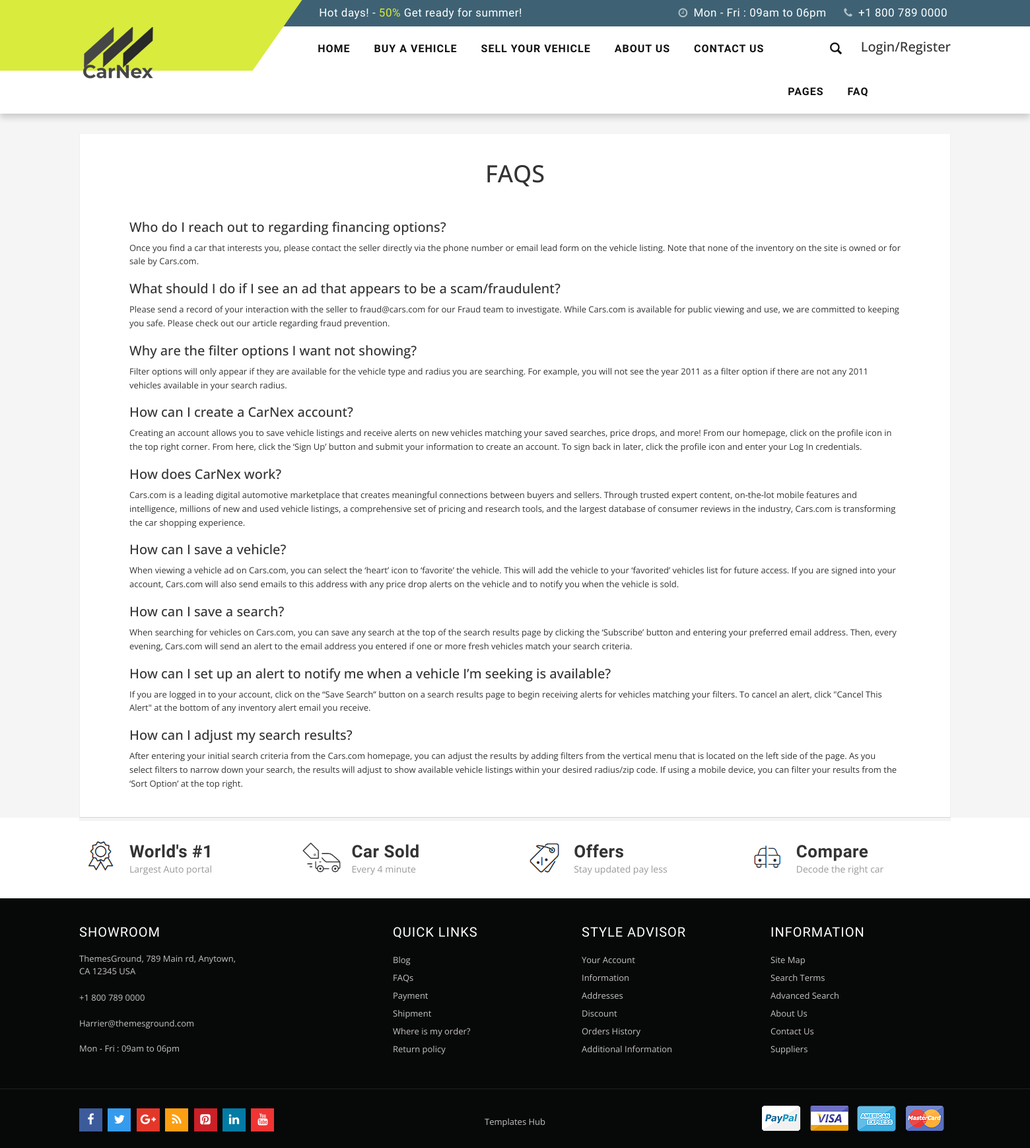
Screenshot of /faq/ with the database file from the repository.
### home/models.py (models this page shows, shortened)
class FAQ(models.Model):
    STATUS = (
        ('True', 'True'),
        ('False', 'False'),
    )
    question_num=models.IntegerField(default=0)
    question = models.CharField(max_length=250)
    answer = RichTextUploadingField()
    status=models.CharField(max_length=15,choices=STATUS)
    create_at=models.DateTimeField(auto_now_add=True)
    update_at=models.DateTimeField(auto_now=True)

### home/views.py (the view)
# urls.py: path('faq/', views.faq, name='faq'),
def faq(request):
    faq = FAQ.objects.filter(status="True").order_by("question_num")
    category = Category.objects.all()
    context = {'category': category,
               'faq': faq, }
    return render(request, 'faq.html', context)

### home/templates/faq.html (shortened to what this page needs)
{% load static %}
<html lang="en">
   <head>
    {% include 'head.html' %}
</head>
<body>
    {% include 'header.html'%}
        <div class="account-login container">
        <div class="text-center" style="padding-top: 20px"><h1>FAQS</h1></div>
             <div id="accordion">
                    {% for rs in faq %}
                        <h2>{{ rs.question }}</h2>
                        <div>
                            <p>
                                {{ rs.answer | safe }}
                            </p>
                        </div>
                    {% endfor %}
                </div>
        </div>
{% include 'footer.html'%}
</body>
</html>

### home/templates/faq.html (style rules this page uses)
#accordion { padding: 20px 75px 20px 75px ; }

### rows the page displays
FAQ: question "Who do I reach out to regarding financing options?", answer "Once you find a car that interests you, please contact the seller directly via the phone number or email lead form on the vehicle listing. Note that none of the inventory on the site is owned or for sale by Cars.com."
FAQ: question "What should I do if I see an ad that appears to be a scam/fraudulent?", answer "Please send a record of your interaction with the seller to fraud@cars.com for our Fraud team to investigate. While Cars.com is available for public viewing and use, we are committed to keeping you safe. Please check out our article regarding fraud prevention."
FAQ: question "Why are the filter options I want not showing?", answer "Filter options will only appear if they are available for the vehicle type and radius you are searching. For example, you will not see the year 2011 as a filter option if there are not any 2011 vehicles available in your search radius."
FAQ: question "How can I create a CarNex account?", answer "Creating an account allows you to save vehicle listings and receive alerts on new vehicles matching your saved searches, price drops, and more! From our homepage , click on the profile icon in the top right corner. From here, click the ‘Sign Up’ button and submit your information to create an account. To sign back in later, click the profile icon and enter your Log In credentials."
FAQ: question "How does CarNex work?", answer "Cars.com is a leading digital automotive marketplace that creates meaningful connections between buyers and sellers. Through trusted expert content, on-the-lot mobile features and intelligence, millions of new and used vehicle listings, a comprehensive set of pricing and research tools, and the largest database of consumer reviews in the industry, Cars.com is transforming the car shopping experience."
FAQ: question "How can I save a vehicle?", answer "When viewing a vehicle ad on Cars.com, you can select the ‘heart’ icon to ‘favorite’ the vehicle. This will add the vehicle to your ‘favorited’ vehicles list for future access. If you are signed into your account, Cars.com will also send emails to this address with any price drop alerts on the vehicle and to notify you when the vehicle is sold."
FAQ: question "How can I save a search?", answer "When searching for vehicles on Cars.com, you can save any search at the top of the search results page by clicking the ‘Subscribe’ button and entering your preferred email address. Then, every evening, Cars.com will send an alert to the email address you entered if one or more fresh vehicles match your search criteria."
FAQ: question "How can I set up an alert to notify me when a vehicle I’m seeking is available?", answer "If you are logged in to your account, click on the “Save Search” button on a search results page to begin receiving alerts for vehicles matching your filters. To cancel an alert, click \"Cancel This Alert\" at the bottom of any inventory alert email you receive."
FAQ: question "How can I adjust my search results?", answer "After entering your initial search criteria from the Cars.com homepage, you can adjust the results by adding filters from the vertical menu that is located on the left side of the page. As you select filters to narrow down your search, the results will adjust to show available vehicle listings within your desired radius/zip code. If using a mobile device, you can filter your results from the ‘Sort Option’ at the top right."
